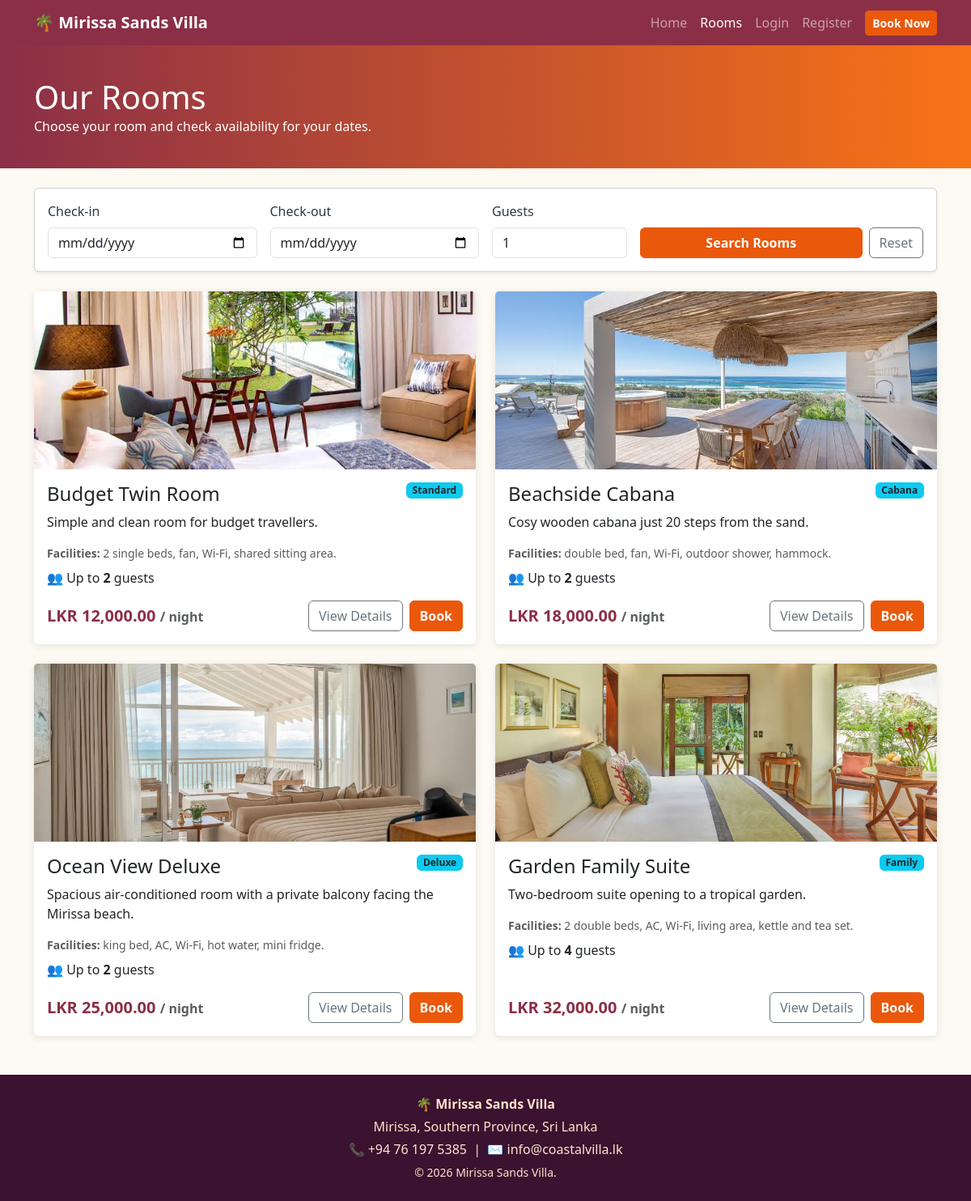
The page /rooms.php on the database its author committed.
### tables this page shows
CREATE TABLE IF NOT EXISTS rooms (
    room_id         INT AUTO_INCREMENT PRIMARY KEY,
    room_name       VARCHAR(100) NOT NULL,
    room_type       VARCHAR(50)  NOT NULL,
    description     TEXT         NOT NULL,
    price_per_night DECIMAL(10,2) NOT NULL,
    max_guests      INT          NOT NULL,
    room_status     ENUM('available', 'unavailable') NOT NULL DEFAULT 'available'
);

### rooms.php (the view, shortened to what this page needs)
<?php
require_once 'db.php';
$searching = isset($_GET['search']);
$check_in  = isset($_GET['check_in'])  ? trim($_GET['check_in'])  : "";
$check_out = isset($_GET['check_out']) ? trim($_GET['check_out']) : "";
$guests    = isset($_GET['guests'])    ? trim($_GET['guests'])    : "";
$search_error = "";
if ($searching && $search_error == "") {
    $sql = "SELECT * FROM rooms
            WHERE room_status = 'available'
              AND max_guests >= ?
              AND room_id NOT IN (
                    SELECT room_id FROM bookings
                    WHERE booking_status = 'Confirmed'
                      AND check_in < ?
                      AND check_out > ?
              )
            ORDER BY price_per_night";
    $stmt = mysqli_prepare($conn, $sql);
    $guests_number = (int)$guests;
    mysqli_stmt_bind_param($stmt, "iss", $guests_number, $check_out, $check_in);
    mysqli_stmt_execute($stmt);
    $result = mysqli_stmt_get_result($stmt);
} else {
    $sql = "SELECT * FROM rooms WHERE room_status = 'available' ORDER BY price_per_night";
    $result = mysqli_query($conn, $sql);
}
$booking_extra = "";
include 'includes/header.php';
?>
<section class="page-banner">
    <div class="container">
        <h1 class="mb-0">Our Rooms</h1>
        <p class="mb-0">Choose your room and check availability for your dates.</p>
    </div>
</section>
<div class="container my-4">
    <form method="get" action="rooms.php" class="card card-body shadow-sm mb-4">
        <div class="row g-3 align-items-end">
            <div class="col-md-3">
                <label for="check_in" class="form-label">Check-in</label>
                <input type="date" class="form-control" id="check_in" name="check_in"
                       value="<?php echo htmlspecialchars($check_in); ?>" required>
            </div>
            <div class="col-md-3">
                <label for="check_out" class="form-label">Check-out</label>
                <input type="date" class="form-control" id="check_out" name="check_out"
                       value="<?php echo htmlspecialchars($check_out); ?>" required>
            </div>
            <div class="col-md-2">
                <label for="guests" class="form-label">Guests</label>
                <input type="number" class="form-control" id="guests" name="guests"
                       min="1" max="10" value="<?php echo $guests != '' ? htmlspecialchars($guests) : 1; ?>" required>
            </div>
            <div class="col-md-4 d-flex gap-2">
                <button type="submit" name="search" value="1" class="btn btn-coral flex-fill">Search Rooms</button>
                <a href="rooms.php" class="btn btn-outline-secondary">Reset</a>
            </div>
        </div>
    </form>
    <div class="row row-cols-1 row-cols-md-2 g-4">
        <?php
        while ($room = mysqli_fetch_assoc($result)) {
           if ($room['room_id'] == 1) {
    $image = "images/ocean_view.jpg";
    } elseif ($room['room_id'] == 2) {
    $image = "images/family_room.jpg";
    } elseif ($room['room_id'] == 3) {
    $image = "images/beachside_cabana.jpg";
    } elseif ($room['room_id'] == 4) {
    $image = "images/twin_room.jpg";
    } else {
    $image = "images/default_room.svg";
    }
            $parts = explode("Facilities:", $room['description']);
            $about = trim($parts[0]);
            $facilities = isset($parts[1]) ? trim($parts[1]) : "";
        ?>
        <div class="col">
            <div class="card room-card h-100">
                <img src="<?php echo $image; ?>" class="room-img card-img-top"
                     alt="<?php echo htmlspecialchars($room['room_name']); ?>">
                <div class="card-body d-flex flex-column">
                    <div class="d-flex justify-content-between align-items-start">
                        <h4 class="card-title"><?php echo htmlspecialchars($room['room_name']); ?></h4>
                        <span class="badge bg-info text-dark"><?php echo htmlspecialchars($room['room_type']); ?></span>
                    </div>
                    <p class="card-text"><?php echo htmlspecialchars($about); ?></p>
                    <?php if ($facilities != "") { ?>
                        <p class="small text-muted mb-2">
                            <strong>Facilities:</strong> <?php echo htmlspecialchars($facilities); ?>
                        </p>
                    <?php } ?>
                    <p class="mb-3">👥 Up to <strong><?php echo (int)$room['max_guests']; ?></strong> guests</p>
                    <div class="mt-auto d-flex justify-content-between align-items-center">
                        <span class="price-tag">
                            LKR <?php echo number_format($room['price_per_night'], 2); ?>
                            <small class="text-muted fs-6">/ night</small>
                        </span>
                        <button type="button" class="btn btn-outline-secondary ms-auto me-2"
                                data-bs-toggle="modal"
                                data-bs-target="#roomModal<?php echo (int)$room['room_id']; ?>">View Details</button>
                        <a href="book.php?room_id=<?php echo (int)$room['room_id'] . htmlspecialchars($booking_extra); ?>"
                           class="btn btn-coral">Book</a>
                    </div>
                </div>
            </div>
        </div>
        <?php }  ?>
    </div>
</div>
<?php include 'includes/footer.php'; ?>

### includes/header.php (shortened to what this page needs)
<?php
if (!isset($base_path)) {
    $base_path = "";
}
$current_page = basename($_SERVER['PHP_SELF']);
?>
<!DOCTYPE html>
<html lang="en">
<head>
    <link href="https://cdn.jsdelivr.net/npm/bootstrap@5.3.3/dist/css/bootstrap.min.css" rel="stylesheet">
    <link href="<?php echo $base_path; ?>css/style.css" rel="stylesheet">
</head>
<body>
<nav class="navbar navbar-expand-lg navbar-dark bg-ocean sticky-top">
    <div class="container">
        <a class="navbar-brand fw-bold" href="<?php echo $base_path; ?>index.php">🌴 Mirissa Sands Villa</a>
        <div class="collapse navbar-collapse" id="mainMenu">
            <ul class="navbar-nav ms-auto align-items-lg-center">
                <li class="nav-item">
                    <a class="nav-link <?php if ($current_page == 'index.php' && $base_path == "") echo 'active'; ?>"
                       href="<?php echo $base_path; ?>index.php">Home</a>
                </li>
                <li class="nav-item">
                    <a class="nav-link <?php if ($current_page == 'rooms.php' && $base_path == "") echo 'active'; ?>"
                       href="<?php echo $base_path; ?>rooms.php">Rooms</a>
                </li>
                <?php if (isset($_SESSION['user_id'])) { ?>
                    <li class="nav-item">
                        <a class="nav-link <?php if ($current_page == 'my_bookings.php') echo 'active'; ?>"
                           href="<?php echo $base_path; ?>my_bookings.php">My Bookings</a>
                    </li>
                    <?php if (isset($_SESSION['role']) && $_SESSION['role'] == 'admin') { ?>
                        <li class="nav-item">
                            <a class="nav-link" href="<?php echo $base_path; ?>admin/index.php">Admin Panel</a>
                        </li>
                    <?php } ?>
                    <li class="nav-item">
                        <a class="nav-link" href="<?php echo $base_path; ?>logout.php">
                            Logout (<?php echo htmlspecialchars($_SESSION['name']); ?>)
                        </a>
                    </li>
                <?php } else { ?>
                    <li class="nav-item">
                        <a class="nav-link <?php if ($current_page == 'login.php') echo 'active'; ?>"
                           href="<?php echo $base_path; ?>login.php">Login</a>
                    </li>
                    <li class="nav-item">
                        <a class="nav-link <?php if ($current_page == 'register.php') echo 'active'; ?>"
                           href="<?php echo $base_path; ?>register.php">Register</a>
                    </li>
                <?php } ?>
                <li class="nav-item ms-lg-2">
                    <a class="btn btn-coral btn-sm" href="<?php echo $base_path; ?>rooms.php">Book Now</a>
                </li>
            </ul>
        </div>
    </div>
</nav>

### includes/footer.php (shortened to what this page needs)
<footer class="site-footer mt-5 py-4">
    <div class="container text-center">
        <p class="mb-1 fw-bold">🌴 Mirissa Sands Villa</p>
        <p class="mb-1">Mirissa, Southern Province, Sri Lanka</p>
        <p class="mb-1">📞 +94 76 197 5385 &nbsp;|&nbsp; ✉️ info@coastalvilla.lk</p>
        <small>&copy; <?php echo date("Y"); ?> Mirissa Sands Villa.</small>
    </div>
</footer>
</body>
</html>

### css/style.css (style rules this page uses)
:root { --ocean: #8b2f47; --ocean-dark: #3b1230; --sand: #fff0dc; --coral: #ea580c; }
body { background-color: #fdfaf4; color: #2b3a3f; }
.bg-ocean { background-color: var(--ocean) !important; }
.btn-coral { background-color: var(--coral); border-color: var(--coral); color: #fff; font-weight: 600; }
.page-banner { background: linear-gradient(90deg, #8b2f47, #f97316); color: #fff; padding: 40px 0; }
.room-img { height: 220px; width: 100%; object-fit: cover; }
.room-card { border: none; box-shadow: 0 2px 10px rgba(0, 0, 0, 0.1); }
.price-tag { color: var(--ocean); font-size: 1.25rem; font-weight: 700; }
.site-footer { background-color: var(--ocean-dark); color: #ffe4cc; }

### rows shown on the page
rooms: shows a picture, room_name "Budget Twin Room", room_type "Standard", description "Simple and clean room for budget travellers.", description "2 single beds, fan, Wi-Fi, shared sitting area.", max_guests "2", price_per_night "12,000.00"
rooms: shows a picture, room_name "Beachside Cabana", room_type "Cabana", description "Cosy wooden cabana just 20 steps from the sand.", description "double bed, fan, Wi-Fi, outdoor shower, hammock.", max_guests "2", price_per_night "18,000.00"
rooms: shows a picture, room_name "Ocean View Deluxe", room_type "Deluxe", description "Spacious air-conditioned room with a private balcony facing the Mirissa beach.", description "king bed, AC, Wi-Fi, hot water, mini fridge.", max_guests "2", price_per_night "25,000.00"
rooms: shows a picture, room_name "Garden Family Suite", room_type "Family", description "Two-bedroom suite opening to a tropical garden.", description "2 double beds, AC, Wi-Fi, living area, kettle and tea set.", max_guests "4", price_per_night "32,000.00"
